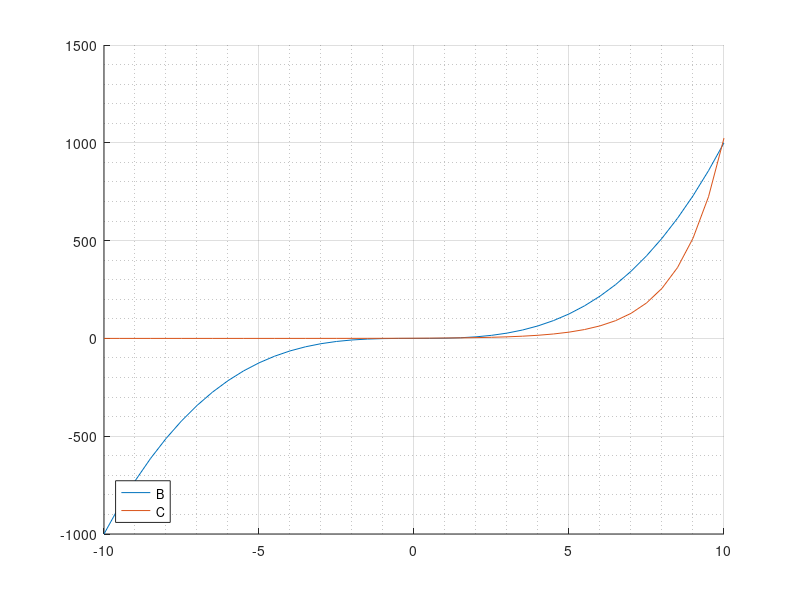

MATLAB code to generate this figure:
clc;
clear;
close all;

% this program will plot command to plot both B and C on the same graph..
% Notice : configure line 24 and 35 can affect outputs,
%          configure line 13 can change range of VECTOR A (initial VECTOR);

% define Vector A
A = [-10:0.5:10];

% test case [-100 - 100]
% A = [-100:0.5:100];


% create empty vector B , as the same length of vector A
B = zeros(size(A));

for i = [1:length(A)]
    B(i) = power(A(i), 3);
end

C = zeros(size(A));

for i = 1:length(A)
    C(i) = pow2(A(i));
end

% enable following to display context of vector C :
% disp(num2str(C));

% call following function to generate result. 
% if not required , disable following function !

% resultGenerater(A,C);

close all;

% displays the major grid lines for the current axes or chart returned by the gca command. Major grid lines extend from each tick mark.
grid on;  

%  toggles the visibility of the minor grid lines. Minor grid lines lie between the tick marks. Not all types of charts support minor grid lines.
grid minor;

hold on; % display plots on the same window for now

% plot a draw use VECTOR A 's value as X-asis
plot(A,B);
plot(A,C);

% add label
legend({'B','C'},'Location','southwest')

hold off; % turn off plotting on the same window. 

